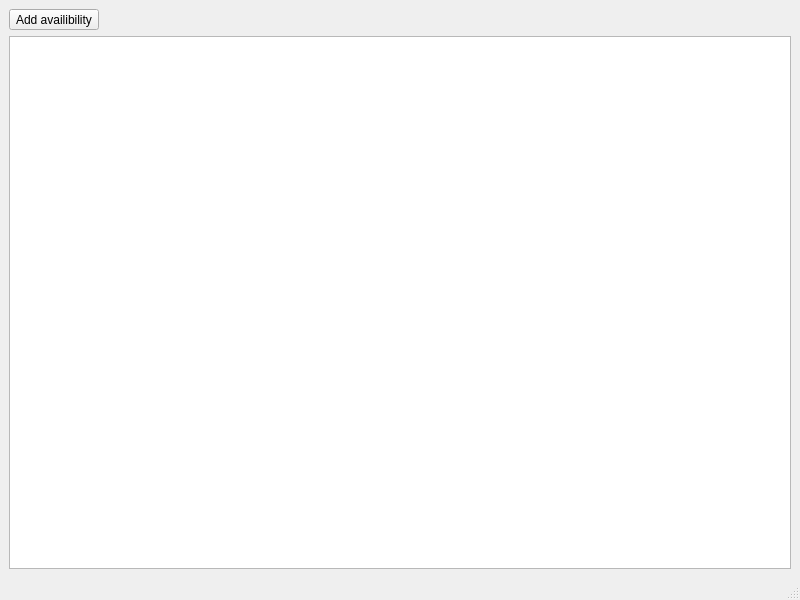
<?xml version="1.0" encoding="UTF-8"?>
<ui version="4.0">
 <class>MainWindow</class>
 <widget class="QMainWindow" name="MainWindow">
  <property name="geometry">
   <rect>
    <x>0</x>
    <y>0</y>
    <width>800</width>
    <height>600</height>
   </rect>
  </property>
  <property name="windowTitle">
   <string>MainWindow</string>
  </property>
  <widget class="QWidget" name="centralwidget">
   <layout class="QGridLayout" name="gridLayout">
    <item row="0" column="0">
     <widget class="QToolButton" name="addOperatorsButton">
      <property name="text">
       <string>Add availibility</string>
      </property>
     </widget>
    </item>
    <item row="1" column="0">
     <widget class="QTableView" name="tableView"/>
    </item>
   </layout>
  </widget>
  <widget class="QMenuBar" name="menubar">
   <property name="geometry">
    <rect>
     <x>0</x>
     <y>0</y>
     <width>800</width>
     <height>22</height>
    </rect>
   </property>
  </widget>
  <widget class="QStatusBar" name="statusbar"/>
 </widget>
 <resources/>
 <connections/>
</ui>
